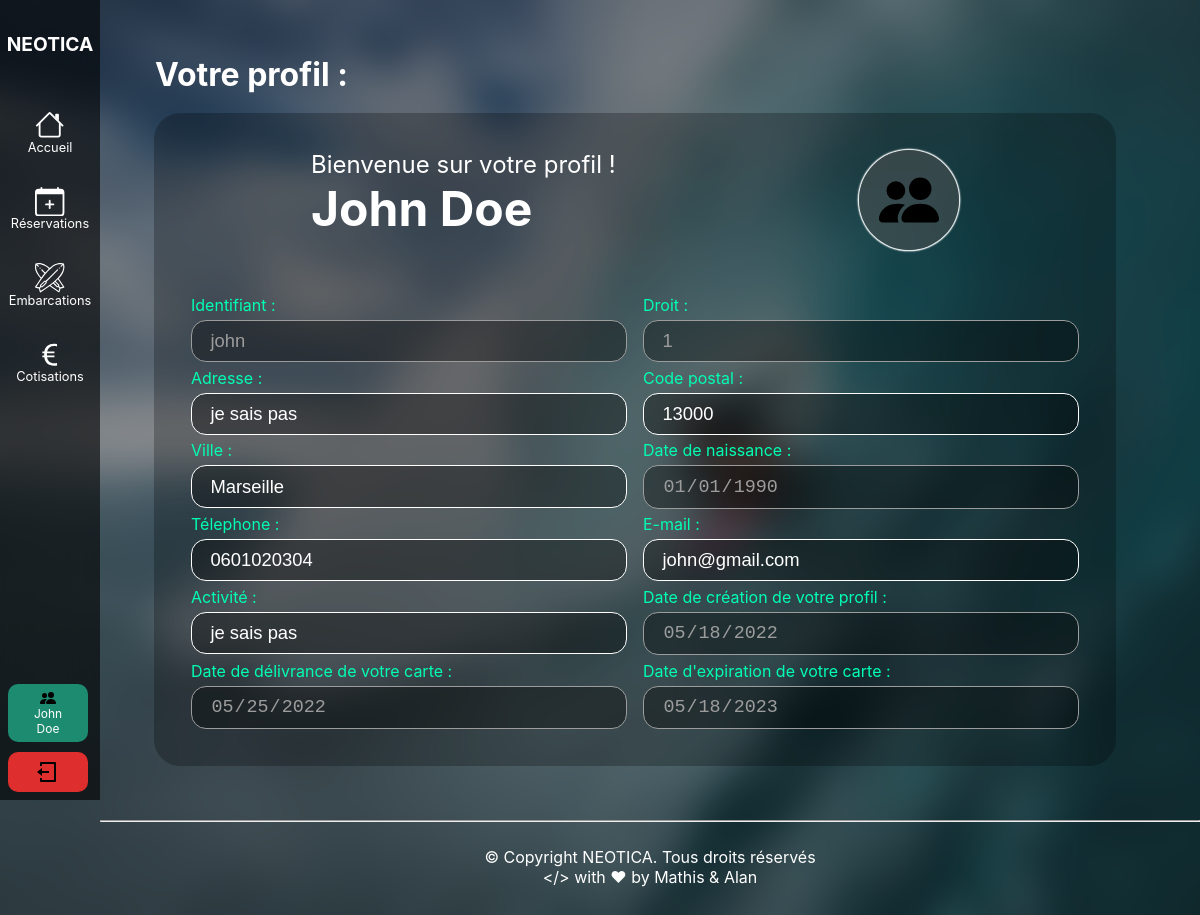
The page /pages/profil.php (signed in) on the database its author committed.
### tables this page shows
CREATE TABLE IF NOT EXISTS `adherent` (
  `id` varchar(10) NOT NULL,
  `mot_de_passe` varchar(40) NOT NULL,
  `droit` int(11) NOT NULL,
  `nom_adh` varchar(30) NOT NULL,
  `pre_adh` varchar(30) NOT NULL,
  `ad_adh` varchar(80) DEFAULT NULL,
  `cp_adh` varchar(6) NOT NULL,
  `ville_adh` varchar(40) NOT NULL,
  `date_nais_adh` date NOT NULL,
  `tel_adh` varchar(15) NOT NULL,
  `email_adh` varchar(60) NOT NULL,
  `activ_adh` varchar(20) NOT NULL,
  `date_crea_adh` date NOT NULL,
  `date_deliv_carte_adh` date NOT NULL,
  `date_exp_carte_adh` date NOT NULL,
  PRIMARY KEY (`id`)
);

### pages/profil.php (the view, shortened to what this page needs)
<?php
require_once('../controllers/connect-database.php');
?>
<!DOCTYPE html>
<html lang="fr">
<head>
    <link rel="stylesheet" href="../assets/style/style.css">
</head>
<body>
    <main>
        <?php
        include_once('../include/sidenav.php')
        ?>
        <div class="scale-container">
            <div class="container">
                <h1>Votre profil :</h1>
                <br>
                <div class="table-view">
                    <?php
                    if (!empty($_SESSION)) {
                        $id = $_SESSION['id'];
                        $profil = $bdd->prepare("SELECT adherent.* FROM adherent WHERE adherent.id = '$id'");
                        $profil->execute();
                        try {
                            $profilArray = $profil->fetch();
                        } catch (PDOException $th) {
                    ?>
                            <div class="error-message">
                                Une erreur inconnue s'est produite.
                            </div>
                        <?php
                        }
                        ?>
                        <div class="pi-5 d-flex row space-between header-title ">
                            <div class="d-flex column">
                                <p>Bienvenue sur votre profil !</p>
                                <h1><?php echo $profilArray['pre_adh'] . ' ' . $profilArray['nom_adh'] ?></h1>
                            </div>
                            <span id="profil-pic"></span>
                        </div>
                        <br>
                        <div class="d-flex row" style="justify-content: center;column-gap: 25px;">
                            <form action="" method="POST">
                                <div class="d-flex modal-form">
                                    <div class="input-box">
                                        <label for="id">Identifiant :</label>
                                        <input type="text" id="id" value="<?php echo $profilArray['id'] ?>" name="id" readonly>
                                    </div>
                                    <div class="input-box">
                                        <label for="droit">Droit :</label>
                                        <input type="number" id="droit" value="<?php echo $profilArray['droit'] ?>" name="droit" readonly>
                                    </div>
                                    <div class="input-box">
                                        <label for="adresse">Adresse :</label>
                                        <input type="text" value="<?php echo $profilArray['ad_adh'] ?>" name="adresse" id="adresse">
                                    </div>
                                    <div class="input-box">
                                        <label for="cp">Code postal :</label>
                                        <input type="number" value="<?php echo $profilArray['cp_adh'] ?>" name="cp" id="cp">
                                    </div>
                                    <div class="input-box">
                                        <label for="ville">Ville :</label>
                                        <input type="text" value="<?php echo $profilArray['ville_adh'] ?>" name="ville" id="ville">
                                    </div>
                                    <div class="input-box">
                                        <label for="date_nais">Date de naissance :</label>
                                        <input type="date" value="<?php echo $profilArray['date_nais_adh'] ?>" name="date_nais" id="date_nais" readonly>
                                    </div>
                                    <div class="input-box">
                                        <label for="tel">Télephone :</label>
                                        <input type="number" value="<?php echo $profilArray['tel_adh'] ?>" name="tel" id="tel">
                                    </div>
                                    <div class="input-box">
                                        <label for="mail">E-mail :</label>
                                        <input type="text" value="<?php echo $profilArray['email_adh'] ?>" name="mail" id="mail">
                                    </div>
                                    <div class="input-box">
                                        <label for="activite">Activité :</label>
                                        <input type="text" value="<?php echo $profilArray['activ_adh'] ?>" name="activite" id="activite">
                                    </div>
                                    <div class="input-box">
                                        <label for="date_crea">Date de création de votre profil :</label>
                                        <input type="date" value="<?php echo $profilArray['date_crea_adh'] ?>" name="date_crea" id="date_crea" readonly>
                                    </div>
                                    <div class="input-box">
                                        <label for="date_crea_carte">Date de délivrance de votre carte :</label>
                                        <input type="date" value="<?php echo $profilArray['date_deliv_carte_adh'] ?>" name="date_crea_carte" id="date_crea_carte" readonly>
                                    </div>
                                    <div class="input-box">
                                        <label for="date_expi_carte">Date d'expiration de votre carte :</label>
                                        <input type="date" value="<?php echo $profilArray['date_exp_carte_adh'] ?>" name="date_expi_carte" id="date_expi_carte" readonly>
                                    </div>
                                </div>
                            </form>
                        <?php
                        echo '</div>';
                    } else {
                        echo "<h1> Vous n'avez pas la permission d'accéder à cette page</h1>";
                    }
                        ?>
                        </div>
                </div>
            </div>
    </main>
    <?php
    include_once('../include/footer.php');
    ?>
</body>
</html>

### include/sidenav.php (shortened to what this page needs)
<nav>
    <div class="d-flex column side-nav">
        <div class="d-flex column sn-title">
            <span class="full-size">NEOTICA</span>
        </div>
        <div class="sn-items d-grid" multiselectable="true">
            <ul>
                <li><a href="http://localhost/neotica-V1.0/index.php" id="index">
                        <div class="d-flex a-tab">Accueil</div>
                    </a></li>
                <?php
                if (!empty($_SESSION)) {
                    if (($_SESSION['role'] == 'adherent')) { ?>
                        <li><a href="http://localhost/neotica-V1.0/pages/reservations.php" id="resa">
                                <div class="d-flex a-tab"> Réservations</div>
                            </a></li>
                        <li><a href="http://localhost/neotica-V1.0/pages/nos-embarcations.php" id="emb">
                                <div class="d-flex a-tab">
                                    Embarcations
                                </div>
                            </a></li>
                        <li><a href="http://localhost/neotica-V1.0/pages/paiement-cotisation.php" id="paimcot">
                                <div class="d-flex a-tab">Cotisations</div>
                            </a></li>
                    <?php }
                }
                ?>
            </ul>
        </div>
        <?php
        if (!empty($_SESSION)) {
        ?>
            <div class='d-flex session-info'>
                <div class='session-card'>
                    <div class='d-flex column align-center content profil-card' onclick="profil()">
                        <img src='http://localhost/neotica-V1.0/assets/svg/adherent.svg'>
                        <span><?php echo $_SESSION['prenom']  ?></span>
                        <span> <?php echo $_SESSION['nom']; ?></span>
                    </div>
                    <div class='d-flex logout-button'><a href='http://localhost/neotica-V1.0/logout.php'>
                            <div class='d-flex a-tab justify-center'><img src='http://localhost/neotica-V1.0/assets/svg/logout.svg'></div>
                        </a></div>
                </div>
            </div>
        <?php }
        ?>
    </div>
</nav>

### include/footer.php (shortened to what this page needs)
<footer>
    <hr>
    <div class="text-center footer-content">
        <p> © Copyright NEOTICA. Tous droits réservés</p>
        <p>
            &#60;&#47;&#62; with ❤ by Mathis & Alan</p>
    </div>
</footer>

### rows shown on the page
adherent: pre_adh "John", nom_adh "Doe", id "john", droit "1", adresse "je sais pas", cp "13000", ville "Marseille", date_nais "01/01/1990", tel "0601020304", mail "john@gmail.com", activite "je sais pas", date_crea "05/18/2022", date_crea_carte "05/25/2022", date_expi_carte "05/18/2023"

### other values the page prints
$_SESSION['prenom'] "John"
$_SESSION['nom'] "Doe"
